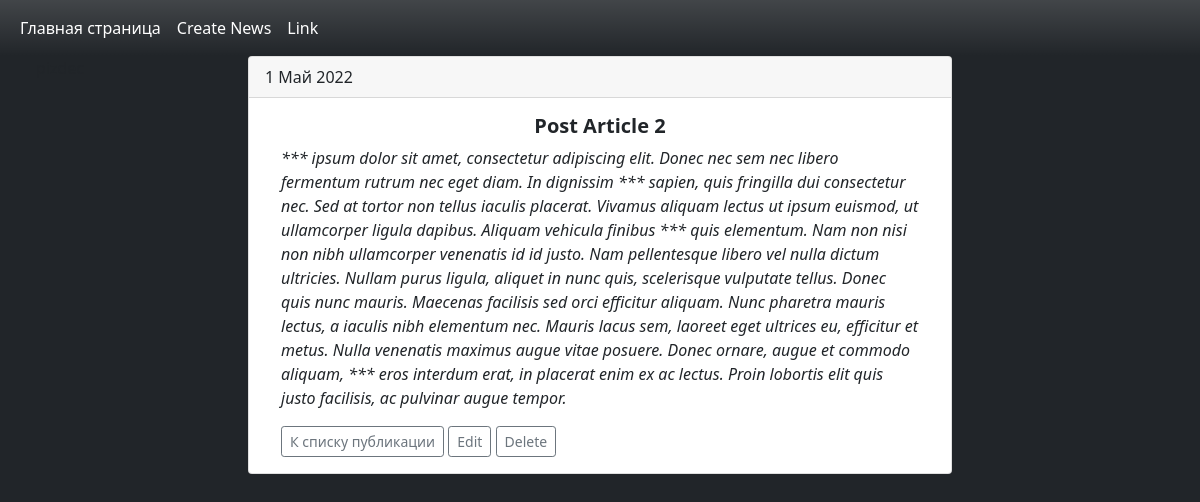
Page /news/4 on the earlier database version.
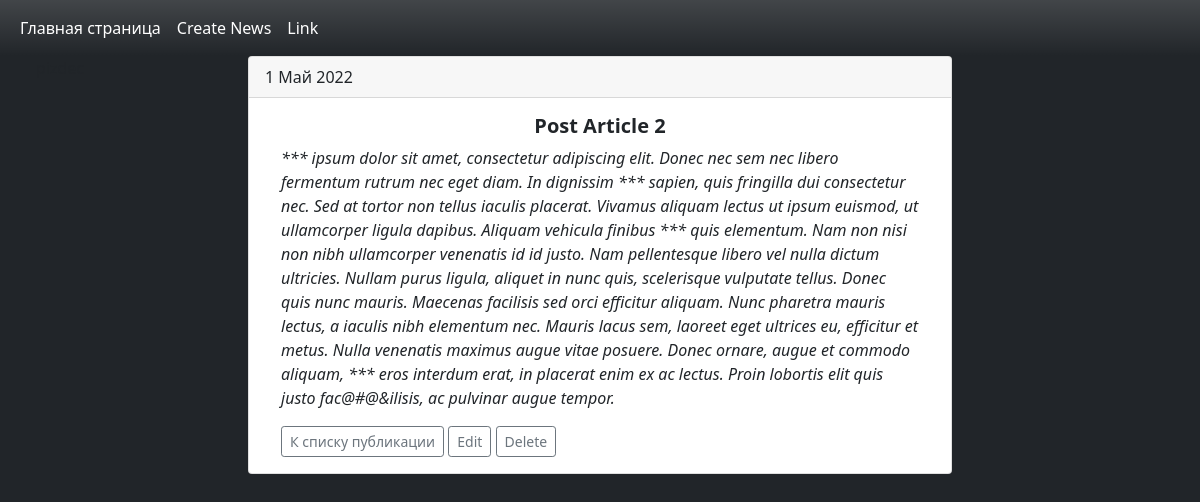
Same page on the later database version.
### news/models.py (models this page shows, shortened)
class Post(models.Model):
    author = models.ForeignKey(Author, on_delete=models.CASCADE)
    NEWS ='NW'
    ARTICLE ='AR'
    CATEGORY_CHOICES = ((NEWS, 'Новость'), (ARTICLE, 'Статья'))
    categoryType = models.CharField(max_length=2, choices=CATEGORY_CHOICES, default=ARTICLE)
    dateCreation = models.DateTimeField(auto_now_add=True)
    postCategory = models.ManyToManyField(Category, through='PostCategory')
    title = models.CharField(max_length=128)
    text = models.TextField()
    rating = models.SmallIntegerField(default=0)
    class Meta:
        ordering = ['-dateCreation']

### news/views.py (the view)
# urls.py: path('news/<int:pk>', PostDetail.as_view(), name='post'),
class PostDetail(DetailView):
    model = Post
    template_name = 'news/post.html'
    context_object_name = 'post'

### news/templatetags/custom_filter.py (called while the page is built)
@register.filter
@stringfilter
def censor(value):
    bad = ['news', 'breaking', 'lorem']
    final = []
    for w in value.split():
        if w.lower() in bad:
            fin = w.replace(w, '***')
            final.append(fin)
        else:
            final.append(w)
    return f'{" ".join(final)}'

### news/templates/news/post.html (shortened to what this page needs)
{% extends 'news/index.html' %}
{% load custom_filter %}
{% block content %}
<div class="container px-5">
<div class="card">
  <div class="card-header">
    {{ post.dateCreation|date:"j F Y" }}
  </div>
  <div class="card-body mx-3">
    <h5 class="card-title text-center"><b>{{ post.title|censor }}</b></h5>
    <p class="card-text"><i>{{ post.text|censor }}</i></p>
    <a href="{% url 'home' %}" class="btn btn-outline-secondary btn-sm">К списку публикации</a>
    <a href="{% url 'edit' post.pk %}" class="btn btn-outline-secondary btn-sm">Edit</a>
    <a href="{% url 'deletenews' post.pk %}" class="btn btn-outline-secondary btn-sm">Delete</a>
  </div>
</div>
  </div>{% endblock content %}

Differences in the rows shown:
changed Post "Post Article 2": text|censor "…lobortis elit quis justo facilisis, ac pulvinar augue tempor." → "…lobortis elit quis justo fac@#@&ilisis, ac pulvinar augue tempor."
